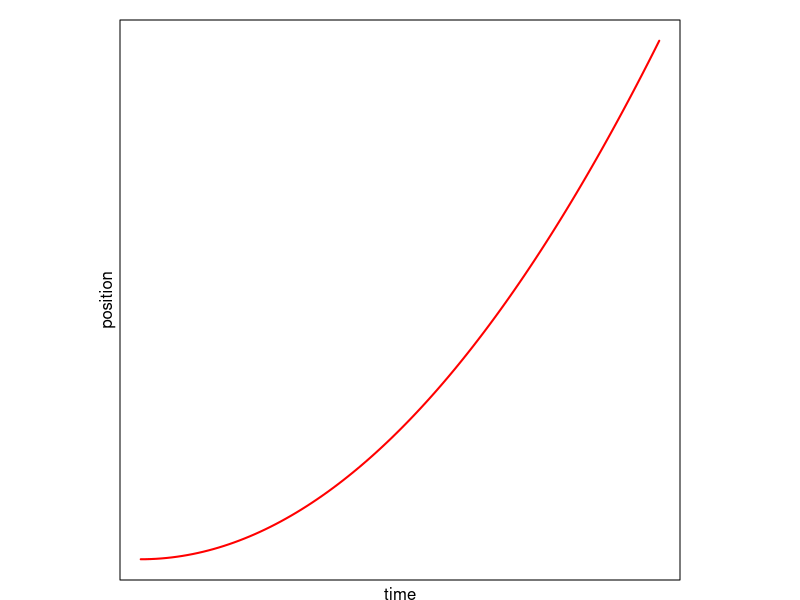

The R script that drew this image:
## ---- chunk 1
t <- seq(0, 1, by=0.01)
p <- t^2
par(mar=c(1,1,1,1), pty="s", xaxt="n", yaxt="n")
plot(t, p, type="l", lwd=2, col="red", xlab="", ylab="")
title(xlab="time", ylab="position", line=0.2)
dev.off()
